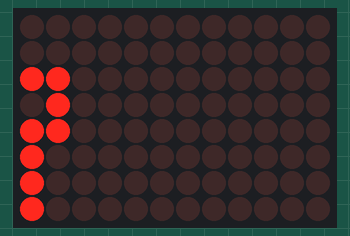
A sketch run on a simulated Arduino Uno R4 WiFi. Parts: 12×8 LED matrix.

Above: at 0.15 s.
At 0.65 s:
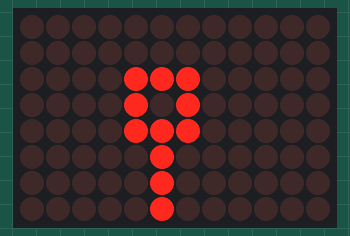
At 1.15 s:
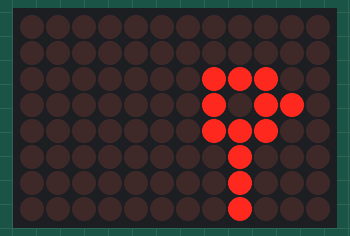
At 1.65 s:
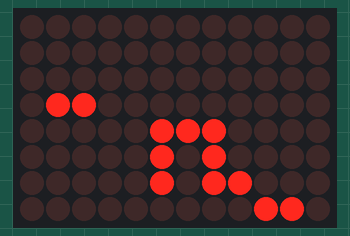
At 2.15 s:
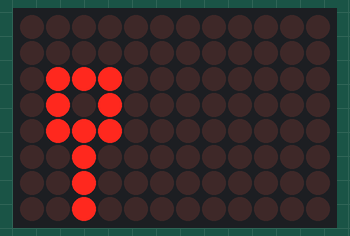

The sketch:

led_matrix_man_running_into_bullet.ino
```cpp
#include <Arduino_LED_Matrix.h>

ArduinoLEDMatrix matrix;

int index = 0;
unsigned long previousMillis = 0; // Variable to store the last time an action was taken
const unsigned long interval = 100; // Interval at which to run the action (e.g., 1000 milliseconds = 1 second)

const uint32_t animation[][4] = {
	{
		0xc0,
		0x400c008,
		0x800800,
		66
	},
	{
		0xe0,
		0xa00e004,
		0x400400,
		66
	},
	{
		0x70,
		0x5007002,
		0x200200,
		66
	},
	{
		0x38,
		0x2803801,
		0x100100,
		66
	},
	{
		0x1c,
		0x1401c00,
		0x80080080,
		66
	},
	{
		0xe,
		0xa00e00,
		0x40040040,
		66
	},
	{
		0x7,
		0x500700,
		0x20020020,
		66
	},
	{
		0x3,
		0x80280380,
		0x10010010,
		66
	},
	{
		0x1,
		0xc01401c0,
		0x8008008,
		66
	},
	{
		0x1,
		0xc01501c0,
		0x8008008,
		66
	},
	{
		0x1,
		0xc01601c0,
		0x8008008,
		66
	},
	{
		0x1,
		0xc01c01c0,
		0x8008008,
		66
	},
	{
		0x1,
		0xc03401c0,
		0x8008008,
		66
	},
	{
		0x3,
		0x80c80380,
		0x10008004,
		66
	},
	{
		0x0,
		0x3700500,
		0x38004002,
		66
	},
	{
		0x0,
		0x6000700,
		0x50058006,
		66
	},
	{
		0x0,
		0xc000000,
		0x7005005e,
		66
	},
	{
		0x0,
		0x8000000,
		0x7005005e,
		66
	}
};

const int arrayLen = sizeof(animation) / sizeof(animation[0]) - 2;

void setup() {
  matrix.begin();
}

void loop() {
  unsigned long currentMillis = millis(); // Get the current time

  // Check if the interval has passed since the last time the action was run
  if (currentMillis - previousMillis >= interval) {
    // Save the current time as the last time the action was run
    // NOTE: this is a crucial step to reset the timer
    previousMillis = currentMillis;

    matrix.loadFrame(animation[index]);
    if (index > arrayLen) {
      index = 0;
    } else {
      index = index + 1;
    }
  }
}
```

Measured:
- by itself, everything shown: repeats every 1.8 s, in 18 steps
